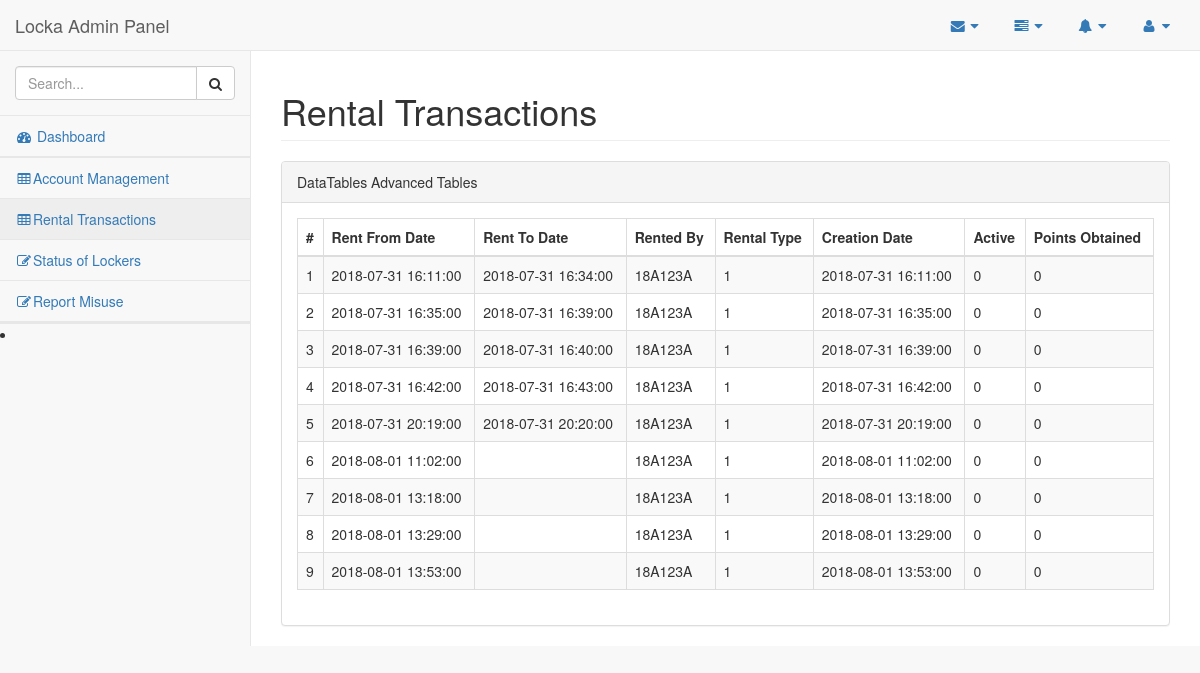
/index.php/rentaltransactions, run on an earlier commit of the app's database.
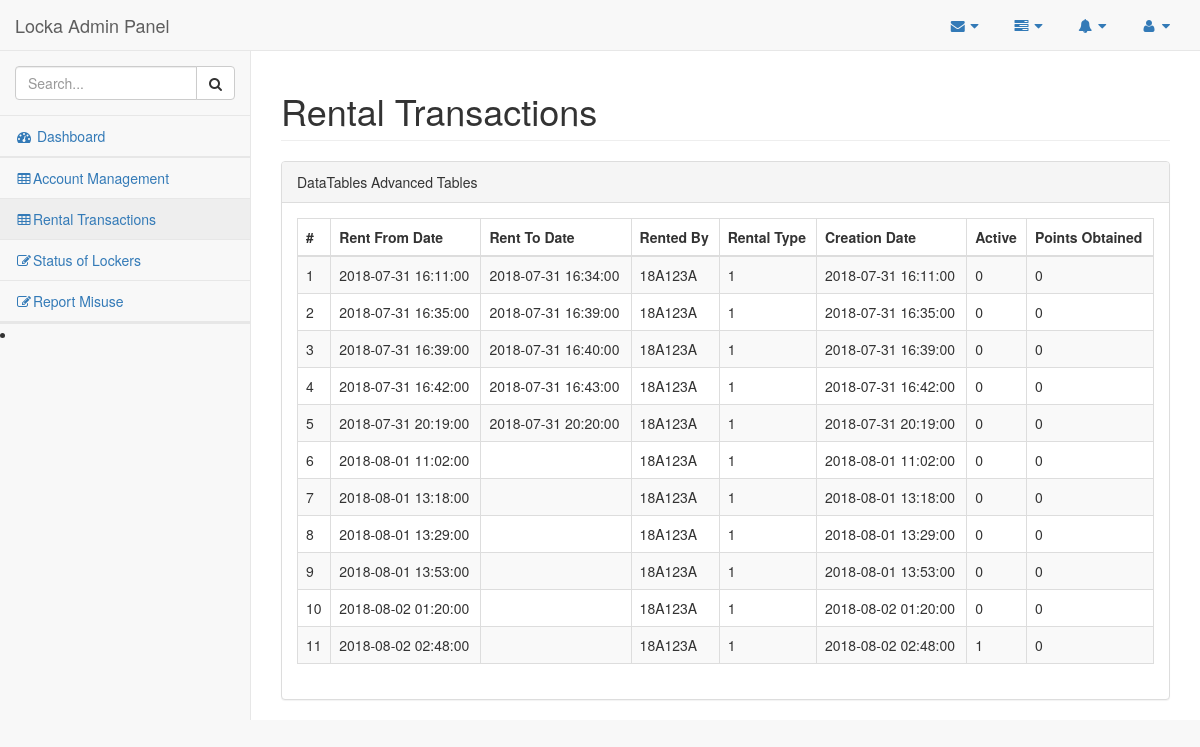
And on a later commit of the database.
### tables this page shows
CREATE TABLE IF NOT EXISTS `tbl_locker_rental` (
  `Rent_ID` int(11) NOT NULL AUTO_INCREMENT,
  `Locker_ID` int(11) NOT NULL,
  `Rent_From_Date` datetime NOT NULL DEFAULT CURRENT_TIMESTAMP,
  `Rent_To_Date` datetime DEFAULT NULL,
  `Username` varchar(45) NOT NULL,
  `Rental_Type` int(11) NOT NULL,
  `Creation_Date` datetime NOT NULL,
  `Is_Active` tinyint(4) NOT NULL,
  `Pin_Code` varchar(512) NOT NULL,
  `Points_Obtained` int(11) NOT NULL,
  `Paid` tinyint(4) NOT NULL,
  `Locker_Unlocked` tinyint(4) NOT NULL DEFAULT '0',
  `Show_Pin` tinyint(4) NOT NULL DEFAULT '0',
  PRIMARY KEY (`Rent_ID`),
  KEY `Username_idx` (`Username`)
);

### application/controllers/RentalTransactions.php (called while the page is built, shortened)
<?php
	class RentalTransactions extends CI_Controller {
		public function index()
		{
			$this->load->model('AdminModel');
			$data['translist'] = $this->AdminModel->get_all_transactions();
			$this->load->view('Admin/AllRentalTransactions', $data);
		}
	}
?>

### index.php (called while the page is built, shortened)
<?php
require_once BASEPATH.'core/CodeIgniter.php';

### application/models/AdminModel.php (called while the page is built, shortened)
<?php
	class AdminModel extends CI_Model
	{
		function get_all_transactions()
		{
			$this->db->select('*');
			$this->db->from('tbl_locker_rental');
			$query = $this->db->get();
			$result = $query->result();
			$list = Array();
			for ($i = 0; $i < count($result); $i++)
			{
				$list[$i] = (object)NULL;
				$list[$i]->Rent_ID = $result[$i]->Rent_ID;
				$list[$i]->Rent_From_Date = $result[$i]->Rent_From_Date;
				$list[$i]->Rent_To_Date = $result[$i]->Rent_To_Date;
				$list[$i]->Rented_By = $result[$i]->Username;
				$list[$i]->Rental_Type = $result[$i]->Rental_Type;
				$list[$i]->Creation_Date = $result[$i]->Creation_Date;
				$list[$i]->Is_Active = $result[$i]->Is_Active;
				$list[$i]->Points_Obtained = $result[$i]->Points_Obtained;
			}
			return $list;
		}
	}
?>

### application/views/Admin/AllRentalTransactions.php (the view, shortened to what this page needs)
<!DOCTYPE html>
<html lang="en">
<head>
    <link href="<?=base_url()?>assets/admin-bs/vendor/bootstrap/css/bootstrap.min.css" rel="stylesheet">
    <link href="<?=base_url()?>assets/admin-bs/vendor/metisMenu/metisMenu.min.css" rel="stylesheet">
    <link href="<?=base_url()?>assets/admin-bs/vendor/datatables-plugins/dataTables.bootstrap.css" rel="stylesheet">
    <link href="<?=base_url()?>assets/admin-bs/vendor/datatables-responsive/dataTables.responsive.css" rel="stylesheet">
    <link href="<?=base_url()?>assets/admin-bs/dist/css/sb-admin-2.css" rel="stylesheet">
    <link href="<?=base_url()?>assets/admin-bs/vendor/font-awesome/css/font-awesome.min.css" rel="stylesheet" type="text/css">
</head>
<body>
    <div id="wrapper">
        <nav class="navbar navbar-default navbar-static-top" role="navigation" style="margin-bottom: 0">
            <div class="navbar-header">
                <a class="navbar-brand" href="AdminHome">Locka Admin Panel</a>
            </div>
            <ul class="nav navbar-top-links navbar-right">
                <li class="dropdown">
                    <a class="dropdown-toggle" data-toggle="dropdown" href="#">
                        <i class="fa fa-envelope fa-fw"></i> <i class="fa fa-caret-down"></i>
                    </a>
                </li>
                <li class="dropdown">
                    <a class="dropdown-toggle" data-toggle="dropdown" href="#">
                        <i class="fa fa-tasks fa-fw"></i> <i class="fa fa-caret-down"></i>
                    </a>
                </li>
                <li class="dropdown">
                    <a class="dropdown-toggle" data-toggle="dropdown" href="#">
                        <i class="fa fa-bell fa-fw"></i> <i class="fa fa-caret-down"></i>
                    </a>
                </li>
                <li class="dropdown">
                    <a class="dropdown-toggle" data-toggle="dropdown" href="#">
                        <i class="fa fa-user fa-fw"></i> <i class="fa fa-caret-down"></i>
                    </a>
                </li>
            </ul>
            <div class="navbar-default sidebar" role="navigation">
                <div class="sidebar-nav navbar-collapse">
                    <ul class="nav" id="side-menu">
                        <li class="sidebar-search">
                            <div class="input-group custom-search-form">
                                <input type="text" class="form-control" placeholder="Search...">
                                <span class="input-group-btn">
                                <button class="btn btn-default" type="button">
                                    <i class="fa fa-search"></i>
                                </button>
                            </span>
                            </div>
                        </li>
                        <li>
                            <a href="adminlogin"><i class="fa fa-dashboard fa-fw"></i> Dashboard</a>
                        </li>
                        <li>
                        </li>
                        <li>
                            <a href="accountmanagement"><i class="fa fa-table fa-fw"></i>Account Management</a>
                        </li>
                        <li>
                            <a href="rentaltransactions"><i class="fa fa-table fa-fw"></i>Rental Transactions</a>
                        </li>
						<li>
                            <a href="lockerstatus"><i class="fa fa-edit fa-fw"></i>Status of Lockers</a>
                        </li>
						<li>
                            <a href="userreport"><i class="fa fa-edit fa-fw"></i>Report Misuse</a>
                        </li>
                        <li>
                        </li>
                        <li>
                                </li>
                            </ul>
                        <li>
                        </li>
                </div>
            </div>
        </nav>
        <div id="page-wrapper">
            <div class="row">
                <div class="col-lg-12">
                    <h1 class="page-header">Rental Transactions</h1>
                </div>
            </div>
            <div class="row">
                <div class="col-lg-12">
                    <div class="panel panel-default">
                        <div class="panel-heading">
                            DataTables Advanced Tables
                        </div>
                        <div class="panel-body">
                            <table width="100%" class="table table-striped table-bordered table-hover" id="dataTables-example">
                                <thead>
                                    <tr>
                                        <th>#</th>
										<th>Rent From Date</th>
										<th>Rent To Date</th>
										<th>Rented By</th>
										<th>Rental Type</th>
										<th>Creation Date</th>
										<th>Active</th>
										<th>Points Obtained</th>
										<tbody>
										<?php for ($i = 0; $i < count($translist); ++$i) { ?>
										<tr>
										<td><?php echo ($i+1); ?></td>
										<td><?php echo $translist[$i]->Rent_From_Date; ?></td>
										<td><?php echo $translist[$i]->Rent_To_Date; ?></td>
										<td><?php echo $translist[$i]->Rented_By; ?></td>
										<td><?php echo $translist[$i]->Rental_Type; ?></td>
										<td><?php echo $translist[$i]->Creation_Date; ?></td>
										<td><?php echo $translist[$i]->Is_Active; ?></td>
										<td><?php echo $translist[$i]->Points_Obtained; ?></td>
										</tr>
										<?php } ?>
                                    </tr>
                                </thead>
                            </table>
                        </div>
                    </div>
                </div>
            </div>
       </div>
 </div>
</body>
</html>

What changed in the data, as far as the page shows it:
added tbl_locker_rental: Rent_From_Date "2018-08-02 01:20:00", Username "18A123A", Rental_Type "1", Creation_Date "2018-08-02 01:20:00", Is_Active "0", Points_Obtained "0"
added tbl_locker_rental: Rent_From_Date "2018-08-02 02:48:00", Username "18A123A", Rental_Type "1", Creation_Date "2018-08-02 02:48:00", Is_Active "1", Points_Obtained "0"
